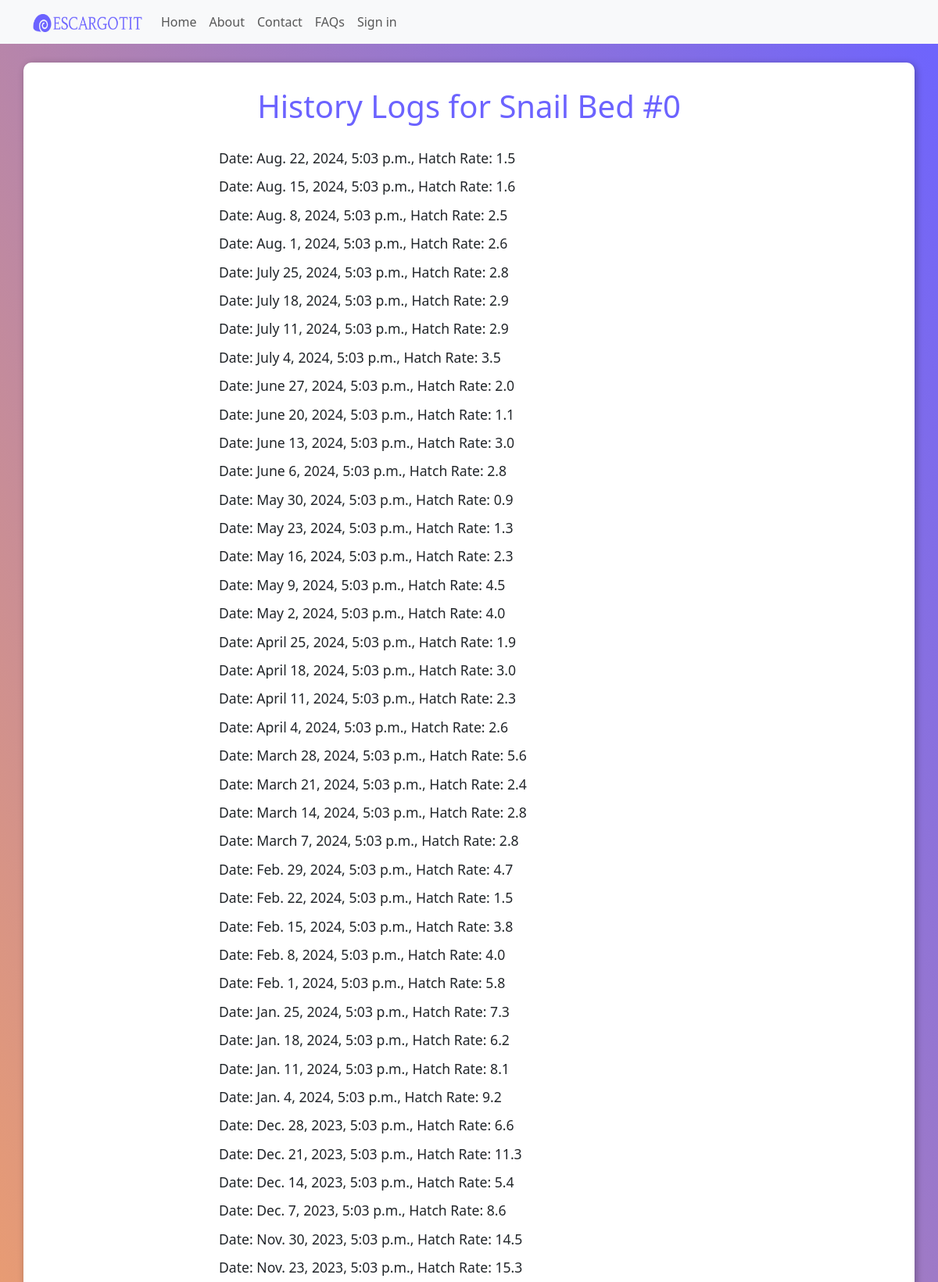
/view_hatch_rate_history/426/ (upper part), run on the app's committed database.
### core/models.py (models this page shows, shortened)
class SnailBed(models.Model):
    bed_name = models.CharField(max_length=100, unique=False, null=True, blank=True)
    user = models.ForeignKey(AdminUser, on_delete=models.CASCADE, null=True, blank=True, db_constraint=False)
    employee = models.ForeignKey(EmployeeUser, on_delete=models.SET_NULL, null=True, blank=True, db_constraint=False)
    snail_amount = models.IntegerField(null=True, blank=True)
    hatch_rate = models.ForeignKey('SnailHatchRate', on_delete=models.SET_NULL, null=True, blank=True)
    mortality_rate = models.ForeignKey('SnailMortalityRate', on_delete=models.SET_NULL, null=True, blank=True)
    maturity_rate = models.ForeignKey('TimeTakenToMature', on_delete=models.SET_NULL, null=True, blank=True)
    snail_feed = models.ForeignKey('SnailFeed', on_delete=models.SET_NULL, null=True, blank=True)

class SnailHatchRate(models.Model):
    snail_bed = models.ForeignKey(SnailBed, on_delete=models.CASCADE)
    preexisting_snail_amount = models.IntegerField(null=True, blank=True, default=0)
    newly_hatched_snails = models.IntegerField()
    hatch_rate_percentage = models.DecimalField(max_digits=5, decimal_places=2, null=True, blank=True)
    datetime = models.DateTimeField(default=timezone.now)
    @property
    def hatch_rate_percentage(self):
        if self.preexisting_snail_amount > 0:
            return round( (self.newly_hatched_snails / self.preexisting_snail_amount) * 100 , 1)
        else:
            return 0

### core/views.py (the view)
# urls.py: path('view_hatch_rate_history/<int:snail_bed_id>/', views.SnailHatchRateListView.as_view(), name='view_hatch_rate_history'),
class SnailHatchRateListView(ListView):
    model = SnailHatchRate
    template_name = 'history.html'
    context_object_name = 'history_data'
    def get_queryset(self):
        snail_bed = get_object_or_404(SnailBed, id=self.kwargs['snail_bed_id'])
        return SnailHatchRate.objects.filter(snail_bed=snail_bed).order_by('-datetime')
    def get_context_data(self, **kwargs):
        context = super().get_context_data(**kwargs)
        context['snail_bed'] = get_object_or_404(SnailBed, id=self.kwargs['snail_bed_id'])
        return context

### core/templatetags/filters.py (called while the page is built)
@register.filter
def classname(obj):
    return obj.__class__.__name__

### templates/history.html (shortened to what this page needs)
{% extends "base/base.html" %}
{% load static %}
{% load filters %}
{% block scripts %}
    <link href="{% static 'css/history.css' %}" rel="stylesheet" type="text/css">
{% endblock %}
{% block content %}
<div class="main container mt-4">
    <h1>History Logs for {{ snail_bed.bed_name }}</h1>
    {% if history_data %}
        <ul>
            {% for record in history_data %}
                {% with record|classname as modelclass %}
                    {% if modelclass == "SnailHatchRate" %}
                        <li>Date: {{ record.datetime }},
                            Hatch Rate: {{ record.hatch_rate_percentage }}</li>
                    {% elif modelclass == "SnailMortalityRate" %}
                        <li>Date: {{ record.datetime }},
                            Mortality Rate: {{ record.mortality_rate_percentage }}</li>
                    {% elif modelclass == "SnailFeed" %}
                        <li>Date Feed given: {{ record.consumed_on }},
                            Grams of Feed given: {{ record.grams_feed_given }}</li>
                    {% endif %}
                {% endwith %}
            {% endfor %}
        </ul>
    {% else %}
        <h3> No data available </h3>
    {% endif %}
</div>
{% endblock %}

### templates/base/base.html (shortened to what this page needs)
{% load bootstrap5 %}
{% load static %}
<!DOCTYPE html>
<html lang="en">
<head>
    {% bootstrap_css %}
    {% block scripts %}{% endblock %}
</head>
<body>
    <nav class="navbar navbar-expand-lg navbar-light bg-light">
        <div class="container">
            <a class="navbar-brand" href="{% url 'index' %}">
                <img src="{% static 'images/logo.png' %}" width="140" height="23" alt="EscargotIT logo"/>
            </a>
            <div class="collapse navbar-collapse" id="navbarNav">
                <ul class="navbar-nav ml-auto">
                    <li class="nav-item">
                        <a class="nav-link" href="{% url 'index' %}">Home</a>
                    </li>
                    <li class="nav-item">
                        <a class="nav-link" href="{% url 'about' %}">About</a>
                    </li>
                    <li class="nav-item">
                        <a class="nav-link" href="{% url 'contact' %}">Contact</a>
                    </li>
                    <li class="nav-item">
                        <a class="nav-link" href="{% url 'faqs' %}">FAQs</a>
                    </li>
                    {% if not user.is_authenticated %}
                        <li class="nav-item">
                            <a class="nav-link" href="{% url 'login' %}">Sign in</a>
                        </li>
                    {% endif %}
                </ul>
            </div>
        </div>
    </nav>
    <link href="{% static 'css/base.css' %}" rel="stylesheet" type="text/css">
    {% block content %}{% endblock %}
    {% include 'base/footer.html' %}
</body>
</html>

### templates/base/footer.html (shortened to what this page needs)
{% load static %}
{% block scripts %}
    <link href="{% static 'css/footer.css' %}" rel="stylesheet" type="text/css">
{% endblock %}

### static/css/history.css (style rules this page uses)
body { background: linear-gradient(to bottom left, #6c63ff, #ffa659); }
.main.container { background-color: white; box-shadow: 2px 2px 10px rgba(0, 0, 0, 0.3); border-radius: 10px; margin-top: 2rem; margin-bottom: 2rem; padding: 1rem 3rem; }
h1 { color: #6c63ff; padding: 1rem; text-align: center; }
.main ul { padding-left: 0; display: flex; flex-direction: column; align-content: center; align-items: flex-start; justify-content: flex-start; width: 40rem; margin-left: auto; margin-right: auto; }
.main li { list-style-type: none; font-size: 1.1rem; margin-top: 5px; margin-bottom: 5px; }

### data on the page
SnailBed: bed_name "Snail Bed #0"
SnailHatchRate: datetime "Aug. 22, 2024, 5:03 p.m.", hatch_rate_percentage "1.5"
SnailHatchRate: datetime "Aug. 15, 2024, 5:03 p.m.", hatch_rate_percentage "1.6"
SnailHatchRate: datetime "Aug. 8, 2024, 5:03 p.m.", hatch_rate_percentage "2.5"
SnailHatchRate: datetime "Aug. 1, 2024, 5:03 p.m.", hatch_rate_percentage "2.6"
SnailHatchRate: datetime "July 25, 2024, 5:03 p.m.", hatch_rate_percentage "2.8"
SnailHatchRate: datetime "July 18, 2024, 5:03 p.m.", hatch_rate_percentage "2.9"
SnailHatchRate: datetime "July 11, 2024, 5:03 p.m.", hatch_rate_percentage "2.9"
SnailHatchRate: datetime "July 4, 2024, 5:03 p.m.", hatch_rate_percentage "3.5"
SnailHatchRate: datetime "June 27, 2024, 5:03 p.m.", hatch_rate_percentage "2.0"
SnailHatchRate: datetime "June 20, 2024, 5:03 p.m.", hatch_rate_percentage "1.1"
SnailHatchRate: datetime "June 13, 2024, 5:03 p.m.", hatch_rate_percentage "3.0"
SnailHatchRate: datetime "June 6, 2024, 5:03 p.m.", hatch_rate_percentage "2.8"
SnailHatchRate: datetime "May 30, 2024, 5:03 p.m.", hatch_rate_percentage "0.9"
SnailHatchRate: datetime "May 23, 2024, 5:03 p.m.", hatch_rate_percentage "1.3"
SnailHatchRate: datetime "May 16, 2024, 5:03 p.m.", hatch_rate_percentage "2.3"
SnailHatchRate: datetime "May 9, 2024, 5:03 p.m.", hatch_rate_percentage "4.5"
SnailHatchRate: datetime "May 2, 2024, 5:03 p.m.", hatch_rate_percentage "4.0"
SnailHatchRate: datetime "April 25, 2024, 5:03 p.m.", hatch_rate_percentage "1.9"
SnailHatchRate: datetime "April 18, 2024, 5:03 p.m.", hatch_rate_percentage "3.0"
SnailHatchRate: datetime "April 11, 2024, 5:03 p.m.", hatch_rate_percentage "2.3"
SnailHatchRate: datetime "April 4, 2024, 5:03 p.m.", hatch_rate_percentage "2.6"
SnailHatchRate: datetime "March 28, 2024, 5:03 p.m.", hatch_rate_percentage "5.6"
SnailHatchRate: datetime "March 21, 2024, 5:03 p.m.", hatch_rate_percentage "2.4"
SnailHatchRate: datetime "March 14, 2024, 5:03 p.m.", hatch_rate_percentage "2.8"
SnailHatchRate: datetime "March 7, 2024, 5:03 p.m.", hatch_rate_percentage "2.8"
SnailHatchRate: datetime "Feb. 29, 2024, 5:03 p.m.", hatch_rate_percentage "4.7"
SnailHatchRate: datetime "Feb. 22, 2024, 5:03 p.m.", hatch_rate_percentage "1.5"
SnailHatchRate: datetime "Feb. 15, 2024, 5:03 p.m.", hatch_rate_percentage "3.8"
SnailHatchRate: datetime "Feb. 8, 2024, 5:03 p.m.", hatch_rate_percentage "4.0"
SnailHatchRate: datetime "Feb. 1, 2024, 5:03 p.m.", hatch_rate_percentage "5.8"
SnailHatchRate: datetime "Jan. 25, 2024, 5:03 p.m.", hatch_rate_percentage "7.3"
SnailHatchRate: datetime "Jan. 18, 2024, 5:03 p.m.", hatch_rate_percentage "6.2"
SnailHatchRate: datetime "Jan. 11, 2024, 5:03 p.m.", hatch_rate_percentage "8.1"
SnailHatchRate: datetime "Jan. 4, 2024, 5:03 p.m.", hatch_rate_percentage "9.2"
SnailHatchRate: datetime "Dec. 28, 2023, 5:03 p.m.", hatch_rate_percentage "6.6"
SnailHatchRate: datetime "Dec. 21, 2023, 5:03 p.m.", hatch_rate_percentage "11.3"
SnailHatchRate: datetime "Dec. 14, 2023, 5:03 p.m.", hatch_rate_percentage "5.4"
SnailHatchRate: datetime "Dec. 7, 2023, 5:03 p.m.", hatch_rate_percentage "8.6"
SnailHatchRate: datetime "Nov. 30, 2023, 5:03 p.m.", hatch_rate_percentage "14.5"
SnailHatchRate: datetime "Nov. 23, 2023, 5:03 p.m.", hatch_rate_percentage "15.3"
